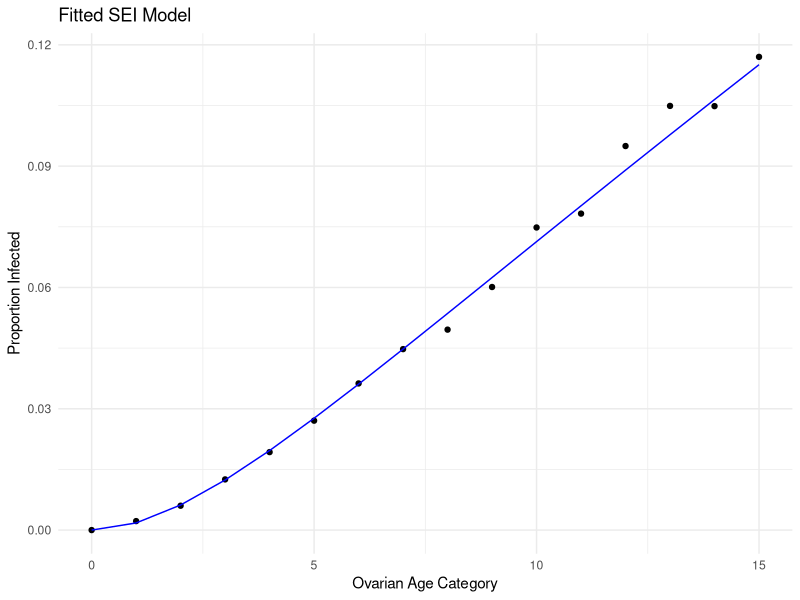
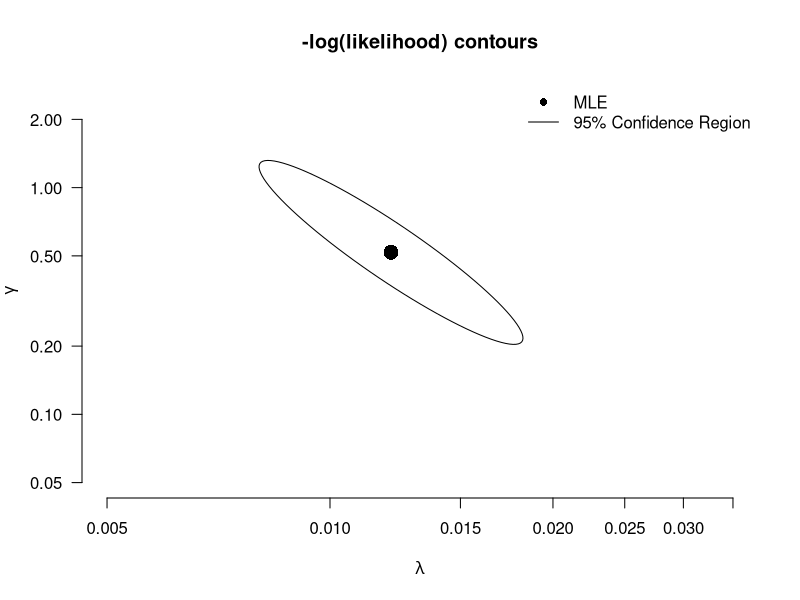

The R script that drew these images, in order:
library(deSolve)
library(dplyr)
library(ggplot2)
library(ellipse)

# Import data -------------------------------------------------------------

df_obs <- read.csv("MMED_C.csv", skip = 1) %>%
  mutate(Species = "C") %>%
  rename(time = category,
         N = dissected,
         I = Infected) %>%
  mutate(prop_inf = I / N)


# Parameters --------------------------------------------------------------
disease_params <- function(lambda = 0.03,
                           gamma = 0.26,
                           mu = 0.0242,
                           phi = exp(-0.0242 * 9)) {
  return(as.list(environment()))
}

init <- c(S = 1000, E = 0, I = 0)
tseqMonth <- 0:15

# SEI model ---------------------------------------------------------------

SImod <- function(tt, yy, parms) with(c(parms, as.list(yy)), {
  N <- S + E + I
  deriv <- rep(NA, 3)
  deriv[1] <- -phi * lambda * S
  deriv[2] <- phi * (lambda * S - gamma * E)
  deriv[3] <- phi * gamma * E
  return(list(deriv))
})

#SEI model as defined by John 


# Simulation --------------------------------------------------------------

simEpidemic <- function(init, tseq = tseqMonth, modFunction = SImod, parms = disease_params()) {
  simDat <- as.data.frame(lsoda(init, tseq, modFunction, parms = parms))
  return(simDat)
}



# Negative log-likelihood ------------------------------------------------
nllikelihood <- function(parms, obsDat = df_obs) {
  simDat <- simEpidemic(init, tseq = obsDat$time, parms = parms)
  pt <- simDat$I / (simDat$S + simDat$E + simDat$I + 1e-10) #avoid 0 denominator
  pt <- pmin(pmax(pt, 1e-10), 1 - 1e-10)  # restrict probabilities
  nlls <- -dbinom(obsDat$I, size = obsDat$N, prob = pt, log = TRUE)
  return(sum(nlls))
}
              #before: nllikelihood() just used obs$I/obs$N (not model output!)



# Parameter substitution function -----------------------------------------
subsParms <- function(fit.params, fixed.params = disease_params()) {
  within(fixed.params, {
    loggedParms <- names(fit.params)[grepl('log_', names(fit.params))]
    unloggedParms <- names(fit.params)[!grepl('log_', names(fit.params))]
    for(nm in unloggedParms) assign(nm, as.numeric(fit.params[nm]))
    for(nm in loggedParms) assign(gsub('log_', '', nm), exp(as.numeric(fit.params[nm])))
    rm(nm, loggedParms, unloggedParms)
  })
}


# Object function ---------------------------------------------------------

objFXN <- function(fit.params, fixed.params = disease_params(), obsDat = df_obs) {
  parms <- subsParms(fit.params, fixed.params)
  nllikelihood(parms, obsDat = obsDat)
}



# Initial parameter guesses ----------------------------------------------
guess.params <- c(log_lambda = log(0.05), log_gamma = log(0.3))


# Optimisations -----------------------------------------------------------

optim.sann <- optim(par = guess.params,
                    fn = objFXN,
                    method = "SANN",
                    control = list(trace = 3, maxit = 150),
                    fixed.params = disease_params(),
                    obsDat = df_obs,
                    # add hessian = T
                    hessian = T)

optim.final <- optim(par = optim.sann$par,
                     fn = objFXN,
                     method = "Nelder-Mead",
                     control = list(trace = 3, maxit = 800, reltol = 1e-7),
                     hessian = TRUE,
                     fixed.params = disease_params(),
                     obsDat = df_obs)

MLEfits <- optim.final$par
exp(unname(MLEfits))  

# Plot --------------------------------------------------------------------

fitted_df <- simEpidemic(init, tseq = tseqMonth, parms = subsParms(MLEfits, disease_params())) %>%
  mutate(predicted = I / (S + E + I)) %>%
  select(time, predicted)

df_plot <- df_obs %>%
  mutate(prop_inf = I / N) %>%
  left_join(fitted_df, by = "time")  # merge on time

ggplot(df_plot, aes(x = time)) +
  geom_point(aes(y = prop_inf), color = "black") +
  geom_line(aes(y = predicted), color = "blue") +
  labs(title = "Fitted SEI Model",
       x = "Ovarian Age Category",
       y = "Proportion Infected") +
  theme_minimal()



# Contour plots -----------------------------------------------------------

fisherInfMatrix <- solve(optim.final$hessian)  

ell <- ellipse(fisherInfMatrix, centre = MLEfits, level = 0.95)
ell_exp <- exp(ell)
ell_exp

lambda_hat <- exp(MLEfits['log_lambda'])
gamma_hat <- exp(MLEfits['log_gamma'])
gamma_hat
lambda_hat

plot(1, 1, type = 'n', log = 'xy',
     xlim = c(0.005,0.035), ylim = c(0.05,2.5),
     las = 1,
     xlab = expression(lambda), ylab = expression(gamma),
     main = "-log(likelihood) contours", bty = "n")

points(lambda_hat, gamma_hat, pch = 16, cex = 2, col = 'black')
lines(ell_exp)
legend("topright", c('MLE', '95% Confidence Region'), lty = c(NA, 1), pch = c(16, NA),
       col = c('black', 'black'), bg = 'white', bty = 'n')

# Parameter CIs -----------------------------------------------------------

fisherInfMatrix <- solve(optim.final$hessian)
log_se <- sqrt(diag(fisherInfMatrix))


log_lambda_hat <- MLEfits["log_lambda"]
log_gamma_hat <- MLEfits["log_gamma"]

ci_log_lambda <- c(log_lambda_hat - 1.96 * log_se["log_lambda"],
                   log_lambda_hat + 1.96 * log_se["log_lambda"])

ci_log_gamma <- c(log_gamma_hat - 1.96 * log_se["log_gamma"],
                  log_gamma_hat + 1.96 * log_se["log_gamma"])

ci_lambda <- exp(ci_log_lambda)
ci_gamma <- exp(ci_log_gamma)

lambda_hat <- exp(log_lambda_hat)
gamma_hat <- exp(log_gamma_hat)
lambda_hat 
gamma_hat 

cat("lambda_hat:", lambda_hat, "\n")
cat("95% CI for lambda:", round(ci_lambda, 5), "\n\n")

cat("gamma_hat:", gamma_hat, "\n")
cat("95% CI for gamma:", round(ci_gamma, 5), "\n")
